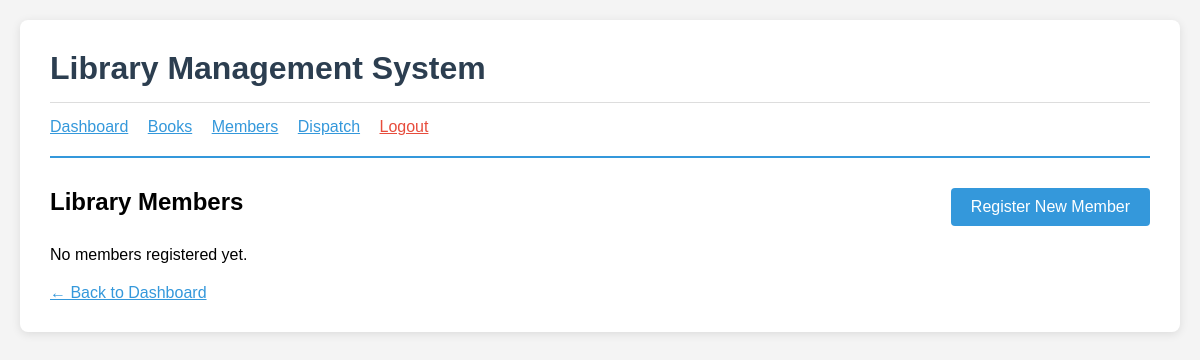
The app's page /members/ (signed in), older data.
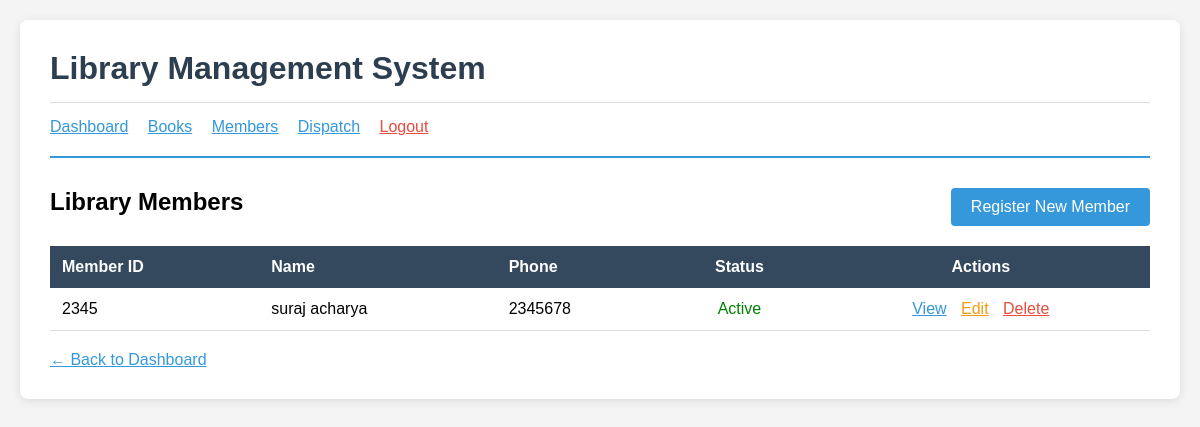
The same page, newer data.
### members/models.py (models this page shows, shortened)
class Member(models.Model):
 user = models.OneToOneField(
 User,
 on_delete=models.CASCADE,
 limit_choices_to={'user_type': 'member'},
 help_text="Link to user account"
 )
 member_id = models.CharField(
 max_length=20,
 unique=True,
 help_text="Unique member ID"
 )
 phone_number = models.CharField(
 max_length=15,
 help_text="Contact phone number"
 )
 address = models.TextField(
 help_text="Residential address"
 )
 date_of_birth = models.DateField(
 help_text="Date of birth"
 )
 membership_date = models.DateField(
 auto_now_add=True,
 help_text="Date of membership registration"
 )
 is_active = models.BooleanField(
 default=True,
 help_text="Is membership active?"
 )
 class Meta:
  ordering = ['member_id']
  verbose_name = 'Member'
  verbose_name_plural = 'Members'

### accounts/models.py (models this page shows, shortened)
class User(AbstractUser):
    USER_TYPE_CHOICES = (
        ('librarian', 'Librarian'),
('member', 'Member'),
)
    user_type = models.CharField(
        max_length=20,
        choices=USER_TYPE_CHOICES,
        default='member'
    )
    def is_librarian(self):
        return self.user_type == 'librarian'

### members/views.py (the view)
# urls.py: path('', views.member_list, name='member_list'),
@login_required
@user_passes_test(is_librarian)
def member_list(request):
 members = Member.objects.all()
 return render(request, 'members/member_list.html', {'members': members})

### members/views.py (called while the page is built)
def is_librarian(user):
 return user.is_authenticated and user.user_type == 'librarian'

### members/templates/members/member_list.html
{% extends 'accounts/base.html' %}
{% block content %}
<div style="display: flex; justify-content: space-between; margin-bottom: 20px;">
 <h2>Library Members</h2>
 <a href="{% url 'member_create' %}"
 style="padding: 10px 20px; background: #3498db; color: white;   text-decoration: none; border-radius: 4px;">
 Register New Member
 </a>
</div>
{% if members %}
<table style="width: 100%; border-collapse: collapse;">
 <thead style="background: #34495e; color: white;">
 <tr>
 <th style="padding: 12px; text-align: left;">Member ID</th>
 <th style="padding: 12px; text-align: left;">Name</th>
 <th style="padding: 12px; text-align: left;">Phone</th>
 <th style="padding: 12px; text-align: center;">Status</th>
 <th style="padding: 12px; text-align: center;">Actions</th>
 </tr>
 </thead>
 <tbody>
 {% for member in members %}
 <tr style="border-bottom: 1px solid #ddd;">
 <td style="padding: 12px;">{{ member.member_id }}</td>
 <td style="padding: 12px;">{{ member.user.get_full_name }}</td>
 <td style="padding: 12px;">{{ member.phone_number }}</td>
 <td style="padding: 12px; text-align: center;">
 {% if member.is_active %}
 <span style="color: green;">Active</span>
 {% else %}
 <span style="color: red;">Inactive</span>
 {% endif %}
 </td>
 <td style="padding: 12px; text-align: center;">
 <a href="{% url 'member_detail' member.pk %}"
 style="color: #3498db; margin: 0 5px;">View</a>
 <a href="{% url 'member_update' member.pk %}"
 style="color: #f39c12; margin: 0 5px;">Edit</a>
 <a href="{% url 'member_delete' member.pk %}"
 style="color: #e74c3c; margin: 0 5px;">Delete</a>
 </td>
 </tr>
 {% endfor %}
 </tbody>
</table>
{% else %}
<p>No members registered yet.</p>
{% endif %}
<div style="margin-top: 20px;">
 <a href="{% url 'librarian_dashboard' %}" style="color: #3498db;">  ← Back to Dashboard
 </a>
</div>
{% endblock %}

### accounts/templates/accounts/base.html (shortened to what this page needs)
<!DOCTYPE html>
<html lang="en">
<head>
</head>
<body>
 <div class="container">
 <header>
  <h1>Library Management System</h1>
  {% if user.is_authenticated %}
  <nav style="margin-top: 15px; padding-top: 15px; border-top: 1px solid #ddd;">
  {% if user.is_librarian %}
   <a href="{% url 'librarian_dashboard' %}" style="margin-right: 15px; color: #3498db;">Dashboard</a>
   <a href="{% url 'book_list' %}" style="margin-right: 15px; color: #3498db;">Books</a>
   <a href="{% url 'member_list' %}" style="margin-right: 15px; color: #3498db;">Members</a>
   <a href="{% url 'borrow_list' %}" style="margin-right: 15px; color: #3498db;">Dispatch</a>
  {% else %}
   <a href="{% url 'member_dashboard' %}" style="margin-right: 15px; color: #3498db;">Dashboard</a>
   <a href="{% url 'available_books' %}" style="margin-right: 15px; color: #3498db;">Browse Books</a>
   <a href="{% url 'member_borrowed_books' %}" style="margin-right: 15px; color: #3498db;">My Books</a>
  {% endif %}
  <a href="{% url 'logout' %}" style="color: #e74c3c;">Logout</a>
  </nav>
  {% endif %}
 </header>
  <main>
 {% block content %}
 {% endblock %}
 </main>
 </div>
</body>
</html>

### accounts/templates/accounts/base.html (style rules this page uses)
* { margin: 0; padding: 0; box-sizing: border-box; }
body { font-family: Arial, sans-serif; background-color: #f4f4f4; padding: 20px; }
.container { max-width: 1200px; margin: 0 auto; background: white; padding: 30px; border-radius: 8px; box-shadow: 0 2px 10px rgba(0,0,0,0.1); }
header { margin-bottom: 30px; padding-bottom: 20px; border-bottom: 2px solid #3498db; }
h1 { color: #2c3e50; }

Row changes from the older to the newer data that the page shows:
added Member: member_id "2345", user.get_full_name "suraj acharya", phone_number "2345678", is_active "Active"
Text that changed along with them:
text no longer shown: "No members registered yet."
text now shown: "Member ID Name Phone Status Actions"
